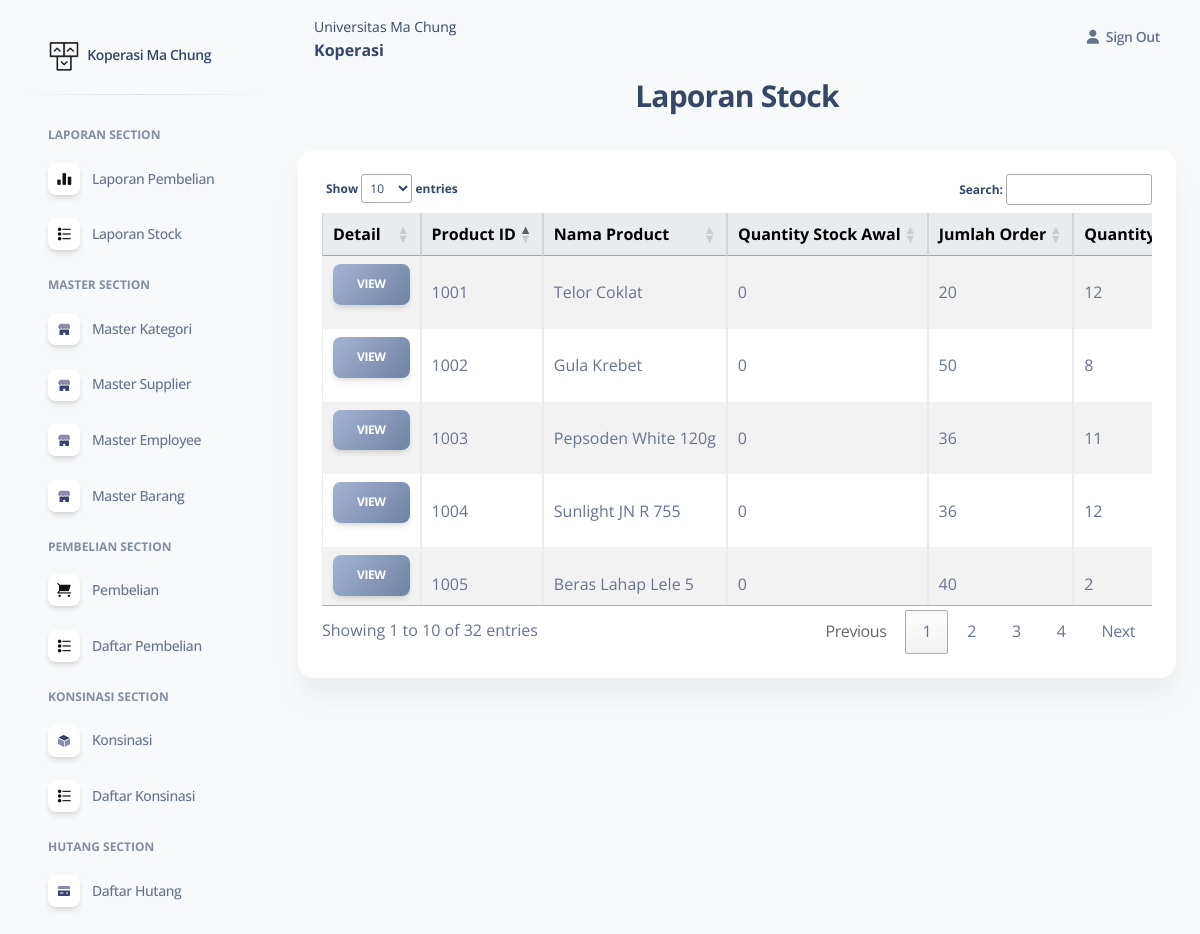
Screenshot of /laporan-stock.php (signed in) with the database file from the repository.
### tables this page shows
CREATE TABLE `products` (
  `ProductID` varchar(20) NOT NULL,
  `ProductName` varchar(20) NOT NULL default '',
  `RemarkProduct` varchar(50) default '',
  `SupplierID` int(10) unsigned default NULL,
  `CategoryID` tinyint(5) unsigned NOT NULL,
  `QuantityPerUnit` varchar(20) NOT NULL default '',
  `SalePrice` double NOT NULL default '0',
  `UnitPrice` double NOT NULL default '0',
  `Discon` double default '0',
  `UnitsInStock` double unsigned NOT NULL default '0',
  `UnitsOnDisplay` double unsigned NOT NULL default '0',
  `MinStock` int(5) default '0',
  `ReorderLevel` int(5) unsigned NOT NULL default '0',
  `ExpiredDate` date default '1999-01-01',
  `Discontinued` enum('y','n') NOT NULL default 'n',
  `SatuanTerkecil` enum('y','n') NOT NULL default 'n',
  PRIMARY KEY  (`ProductID`),
  KEY `FK_products_categoryid` (`CategoryID`),
  KEY `FK_products_supplierid` (`SupplierID`),
  KEY `idx_products_product_name` (`ProductName`),
  CONSTRAINT `FK_products_categoryid` FOREIGN KEY (`CategoryID`) REFERENCES `categories` (`CategoryID`) ON UPDATE CASCADE,
  CONSTRAINT `FK_products_supplierid` FOREIGN KEY (`SupplierID`) REFERENCES `suppliers` (`SupplierID`) ON UPDATE CASCADE
);

### laporan-stock.php (the view, shortened to what this page needs)
<?php
require 'src/connection.php';
$sql_lapstock = "SELECT products.ProductID, products.ProductName, stock_awal.Qty, SUM(order_details.Quantity) as sumqty, products.UnitsInStock
                 FROM products
                 LEFT JOIN order_details
                 ON (products.ProductID = order_details.ProductID)
                 JOIN stock_awal
                 ON (stock_awal.ProductID = order_details.ProductID)
                 GROUP BY products.ProductName";
$result_lapstock = mysqli_query($conn, $sql_lapstock);
?>
<html>
<head>
</head>
<body class="g-sidenav-show  bg-gray-100">
    <main class="main-content border-radius-lg ">
        <div class="container-fluid">
            <h3>
                <center>Laporan Stock</center>
            </h3>
            <br>
            <div class="card">
                <div class="card-body">
                    <table id="tabelLapStock" class="table table-bordered table-striped" width="100%">
                        <thead class="table-light">
                            <tr>
                                <th>Detail</th>
                                <th>Product ID</th>
                                <th>Nama Product</th>
                                <th>Quantity Stock Awal</th>
                                <th>Jumlah Order</th>
                                <th>Quantity Stock Terakhir</th>
                            </tr>
                        </thead>
                        <tbody>
                            <?php
                            if (mysqli_num_rows($result_lapstock) > 0) {
                                $c = 1;
                                while ($row_lapstock = mysqli_fetch_assoc($result_lapstock)) { ?>
                                    <tr>
                                        <td><button type="button" class="btn bg-gradient-secondary" data-bs-toggle="modal" data-bs-target="#modals<?= $c; ?>" id="">
                                                View
                                            </button></a>
                                        </td>
                                        <td><?= $row_lapstock["ProductID"]; ?></td>
                                        <td><?= $row_lapstock["ProductName"]; ?></td>
                                        <td><?= $row_lapstock["Qty"]; ?></td>
                                        <td><?= $row_lapstock["sumqty"]; ?></td>
                                        <td><?= $row_lapstock["UnitsInStock"]; ?></td>
                                    </tr>
                            <?php $c++;
                                }
                            } else {
                                echo "0 results";
                            } ?>
                        </tbody>
                    </table>
                </div>
            </div>
            <br>
        </div>
    </main>
</body>
</html>

### assets/css/nucleo-svg.css (style rules this page uses)
.icon { display: inline-block; color: #111111; height: 1em; width: 1em; }
.icon-sm { height: 0.8em; width: 0.8em; }
.icon { fill: currentColor; stroke: none; }

### rows the page displays
products: ProductID "1005", ProductName "Beras Lahap Lele 5", Qty "0", sumqty "40", UnitsInStock "2"
products: ProductID "1002", ProductName "Gula Krebet", Qty "0", sumqty "50", UnitsInStock "8"
products: ProductID "1003", ProductName "Pepsoden White 120g", Qty "0", sumqty "36", UnitsInStock "11"
products: ProductID "1004", ProductName "Sunlight JN R 755", Qty "0", sumqty "36", UnitsInStock "12"
products: ProductID "1001", ProductName "Telor Coklat", Qty "0", sumqty "20", UnitsInStock "12"
